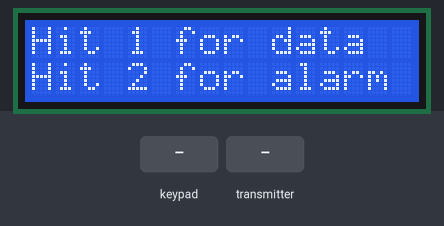
Bench run of a sketch on a simulated Arduino Uno, built with avr-gcc and run on an emulated ATmega328P. Parts: 16×2 character LCD. The inputs (shaded band) are chosen by the test bench. No radio packets arrive unless stated; what the sketch prints to the serial monitor is not drawn.

Above: at 1.2 s.
1.3 s: keypad keys 0 0 0 0 2 # pressed 0.4 s apart
At 4.5 s:
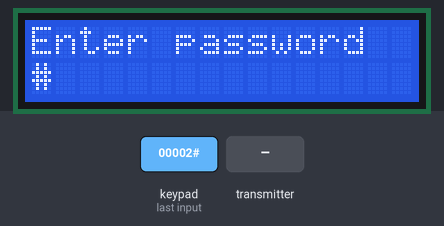
5.2 s: keypad keys 0 0 0 0 1 pressed 0.4 s apart
At 7.6 s:
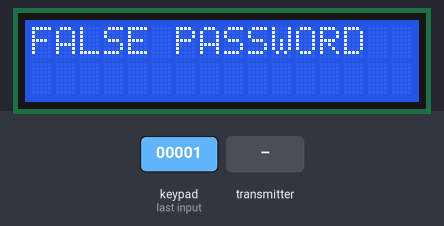
10.2 s: the transmitter starts sending id = 1
At 10.9 s:
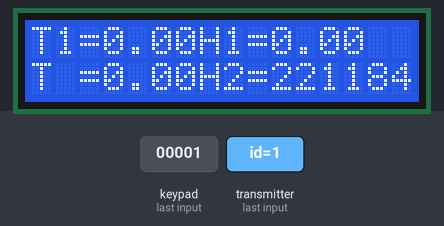
13.2 s: keypad keys 1 3 9 7 2 * pressed 0.4 s apart
At 18.3 s:
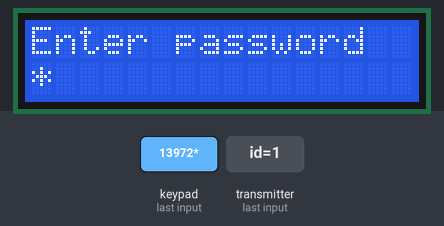
18.6 s: key 'A' pressed
At 19.6 s:
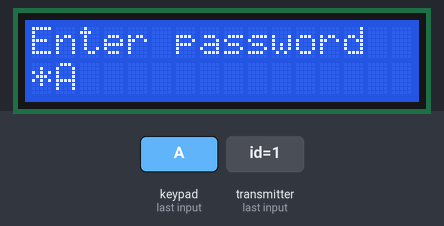
20.1 s: keypad keys 0 0 0 0 2 A pressed 0.4 s apart
At 24.8 s:
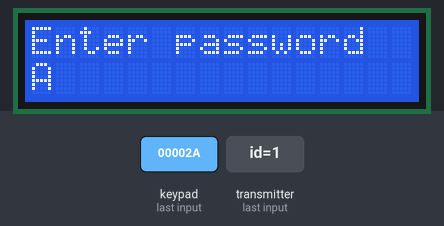
Timing chart, 0 to 26.3 s (numbered marks = the images above; inputs shaded):
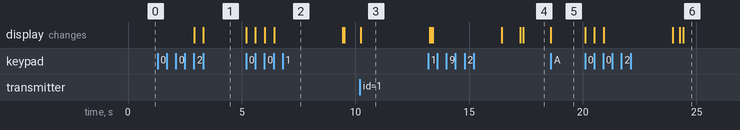

Measured:
- after the input at 1.3 s, the display: first changes after 1.6 s (image 1 shows a later state)
- after the input at 5.2 s, the display: first changes at once (image 2 shows a later state)
- after the input at 10.2 s, the display: changes at once (image 3)
- after the input at 13.2 s, the display: first differs from a run without the input after 0.13 s (image 4 shows a later state)
- after the input at 18.6 s, the display: changes at once (image 5)
- after the input at 20.1 s, the display: first changes at once (image 6 shows a later state)

The sketch:

base.ino
```cpp
//BASE LIBRARIES
#include <LiquidCrystal_I2C.h>
#include <Keypad.h>
#include <Wire.h>
#include <SPI.h>
#include <nRF24L01.h>
#include <RF24.h>
//BASIC STRUCT THAT STORES THE DATA FROM THE SLAVE NODES
struct data{
  float temp;
  float hum;
  int id;
  int alarm;
};
    //MATRIX KEYPAD INITIALIZER--DEFINING ROWS AND COLUMNS
    const byte ROWS = 4; // four rows
    const byte COLS = 4; // four columns
    char keys[ROWS][COLS] = {
     {'1','2','3','A'},
     {'4','5','6','B'},
     {'7','8','9','C'},
     {'*','0','#','D'}
    };
       String code="12345";//USER PASSWORD FOR THE ALARM SYSTEM
    char input[6];//KEYPAD INPUT STRING
    int count=0;
    int i=0;
    String error="FALSE PASSWORD";//ERROR MESSAGE FOR THE ALARM SYSTEM
    // DEFINING PINS FOR 4X4 KEYPAD
    byte rowPins[ROWS] = {5,4,3,2}; // connect to the row pinouts of the keypad
    byte colPins[COLS] = {A0,A1,A2,A3}; // connect to the column pinouts of the keypad
    Keypad customKeypad = Keypad(makeKeymap(keys), rowPins, colPins, ROWS, COLS);//KEYPAD INITIALIZER

LiquidCrystal_I2C lcd(0x27, 2, 1, 0, 4, 5, 6, 7, 3, POSITIVE); //LCD SCREEN INITIALIZER BASED ON THE INSTALLED LIBRARY(NOT THE STANDARD ADAFRUIT VERSION)
//CREATION OF THE NRF24 OBJECT
RF24 radio(9, 8);  // CE, CSN PINS

//ADDRESS THROUGH WHICH THE MODULES COMMUNICATE
const byte address[6] = "00001";
const byte address2[6] = "00002";
void Alarm();
void setup()
{

  Serial.begin(9600);//INITIALISING THE SERIAL PORT

  radio.begin();//RADIO STARTS

  //SETTING THE PIPE THROUGH WHICH THE MODULES COMMUNICATE
  radio.openReadingPipe(0, address);

  //BASE IS SET AS A RECEIVER
  radio.startListening();
  lcd.begin(16,2);//LCD BEGINS WITH 2 ROWS AND 16 COLUMNS
  lcd.backlight();//BLACKLIGHT IS STARTING
}

void loop()
{
  menu();//THE BASIC FUNCTION OF THE BASE IS STARTING

}


void menu()//MENU FUNCTION
{
while(true)
  {
  char ch;//CHOICE CHARACTER
  struct data info; //STRUCT THAT STORES THE DATA COMING FROM THE TRANSMITTERS
  lcd.setCursor(0,0);
  lcd.print("Hit 1 for data");
  lcd.setCursor(0,1);
  lcd.print("Hit 2 for alarm");

              if (radio.available())//IF THE TRANSMITTERS ARE ON START COLLECTING DATA AND PRINT IT THROUGH THE SERIAL PORT SO THAT THE RASPBERRY CAN FETCH IT
              {
                radio.read(&info, sizeof(info));//READS THE STRUCT SENT FROM THE TRANSMITTERS AND STORES THE DATA
                Serial.print(info.id);
                Serial.print(" ");
                Serial.print(info.temp);
                Serial.print(" ");
                Serial.println(info.hum);

              }

    char customKey = customKeypad.getKey();//KEYPAD INPUT
      if(customKey)
      {
        ch=customKey;
        Serial.println(ch);
        switch(ch)
        {
          case '1':
          Data();// IF THE 1 IS PRESSED THEN PRINT TEMPERATURES AND HUMIDITY OF THE 2 ROOMS
          break;

          case '2':
          lcd.clear();
          Alarm();//IF 2 IS PRESSED THEN SET UP THE ALARM
          delay(3000);
          break;

        }
      }
  }


}


void Alarm()//ALARM FUNCTION
{
     int flag=0;//FLAG TO CHECK IF 5 CHARACTERS ARE ENTERED
     int up=0;//CHECKS IF THE PASSWORD IS CORRECT TO SET THE ALARM
    lcd.clear();
    lcd.setCursor(0,0);
    lcd.print("Enter password");
    lcd.setCursor(0,1);
    while(flag==0)//WHILE CHARS LESS THAN 5 GET INPUT FROM KEYPAD
    {
    char customKey = customKeypad.getKey();//GET INPUT
      if(customKey)//IF THERE IS AN INPUT CHAR ADD IT TO THE ARRAY
      {
        input[count]=customKey;
        lcd.print(input[count]);//PRINT THE CHAR
        count++;//UPDATE THE COUNTER
        if(count==5)//WHEN 5 CHAR ARE ENTERED CHECK IF THE PASSWORD IS CORRECT
        {
          flag=1;
          input[5]=0;//THE LAST POSITION IS ZERO SO THAT THE STRING IS CORRECT
          String usecode= String(input);
          Serial.print(usecode);
            if(usecode.equals(code))//IF THE CODE IS CORRECT PRINT THE APROPRIATE MESSAGE AND PROCEDE TO ACTIVATE THE ALARM ELSE RETURN TO THE MENU
            {
             lcd.clear();

             lcd.print("CORRECT PASSWORD");
             up=1;
             delay(2000);
            }
            else
            {
              lcd.clear();
             lcd.print(error);//PRINT THE ERROR MESSAGE TO THE LCD

            }

          count=0;

        }


      }
    }
        if(up==1)
        {
          lcd.clear();
          up=0;
          int alarm=0;
          struct data info;//STRUCT THAT STORES THE DATA SO THAT TEMP AND HUMIDITY INFO ARE SENT WHILE THE ALARM WORKS
          while(alarm==0)
          {

              lcd.setCursor(0,0);
              lcd.print("ALARM ON");//PRINT TO THE LCD THAT THE ALARM IS ACTIVATED


    char customKey = customKeypad.getKey();//ENTER THE PASSWORD AGAIN TO DEACTIVATE THE ALARM
      if(customKey)
      {
        input[count]=customKey;
        lcd.print(input[count]);
        count++;
        if(count==5)
        {
          flag=1;
          input[5]=0;
          String usecode= String(input);
          Serial.print(usecode);
            if(usecode.equals(code))
            {
             lcd.clear();

             lcd.print("ALARM OFF");
             alarm=1;
             delay(2000);
            }
            else
            {
              lcd.clear();
             lcd.print(error);

            }

          count=0;

        }


      }


              if (radio.available())//LISTEN TO THE TRANSMITTERS WHILE THE ALARM IS ON
              {
                radio.read(&info, sizeof(info));
                Serial.print(info.id);
                Serial.print(" ");
                Serial.print(info.temp);
                Serial.print(" ");
                Serial.println(info.hum);

                int code = 1337;
                  if(info.alarm==1)
                  {
                    alarm=1;
                    int i=0;
                    for(i=0;i<50;i++)
                    {
                      Serial.println(code);
                      delay(200);
                    }
                  }
              }
          }
        }


}


void Data()// THE FUNCTION THAT PRINTS THE DATA TO THE LCD WHEN THE USER CHOOSES IT
{
  lcd.clear();
          struct data info;//STRUCT THAT STORES THE TRANSMITTER DATA
           struct data room1;//STRUCTS THAT SAVE THE DATA BASED ON THE ID
            struct data room2;
          int f1 = 0;//FLAGS THAT CHECK IF THE DATA ARE STORED TO THE CORRECT STRUCT
          int f2 = 0;
            while(f1==0&&f2==0)
            {
              if (radio.available())//LISTEN FOR THE DATA AND CHANGE THE FLAGS
                {
                  radio.read(&info, sizeof(info));
                  if(info.id==1&&f1==0)
                  {
                    room1.temp=info.temp;
                    room1.hum=info.hum;
                    f1=1;
                  }
                  else if(info.id==2&&f2==0)
                  {
                    room2.temp=info.temp;
                    room2.hum=info.hum;
                    f2=1;
                  }
                }

            }


                    // PRINT THE DATA TO THE LCD
                    lcd.setCursor(0,0);
                    lcd.print("T1=");
                    lcd.print(room1.temp);
                    lcd.print("H1=");
                    lcd.print(room1.hum);


                    lcd.setCursor(0,1);
                    lcd.print("T =");
                    lcd.print(room2.temp);
                    lcd.print("H2=");
                    lcd.print(room2.hum);

          delay(3000);
          lcd.clear();
}
```
